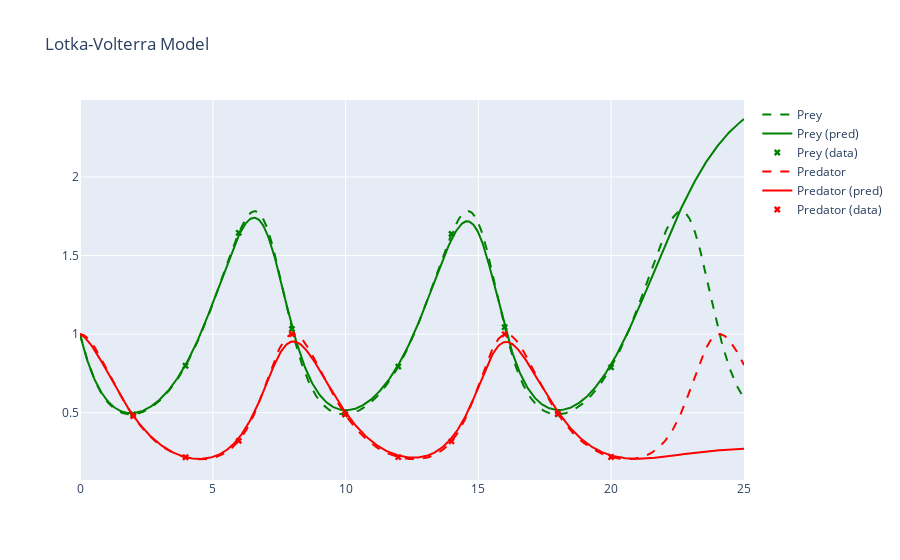
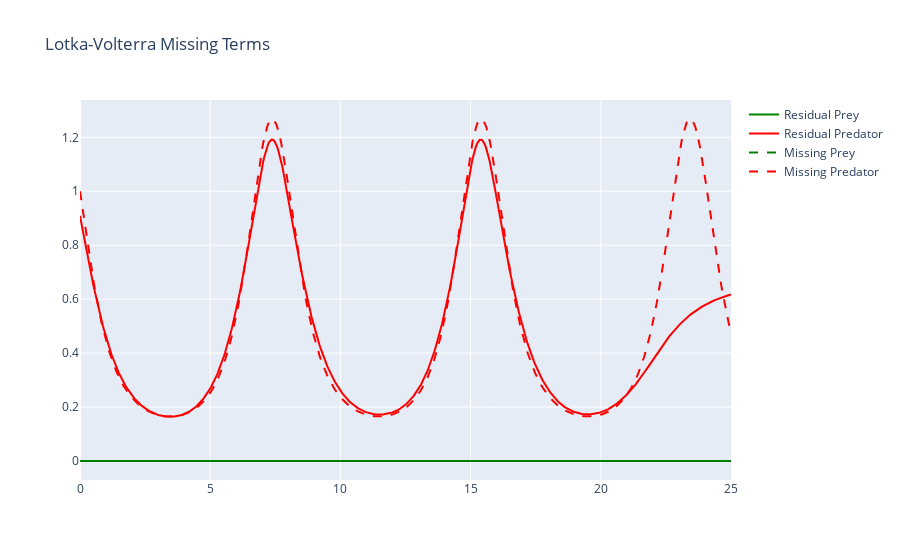

Notebook code cell kept with these figures, in order:
### Code cell
plots = plotter(upinn.u, upinn.G)
plots["Solution"].show()
plots["Missing Terms"].show()

### Figure 1 — Plotly figure (JSON) as saved in the notebook; plotly's stock layout.template omitted (floating-point values rounded to 4 significant figures; data arrays with more than 128 entries replaced by an {"elided": "..."} marker saying what was removed)
{"data": [{"line": {"color": "green", "dash": "dash"}, "mode": "lines", "name": "Prey", "type": "scatter", "x": {"elided": "800 float values"}, "y": {"elided": "800 float values"}}, {"line": {"color": "green"}, "mode": "lines", "name": "Prey (pred)", "type": "scatter", "x": {"elided": "800 float values"}, "y": {"elided": "800 float values"}}, {"marker": {"color": "green", "symbol": "x"}, "mode": "markers", "name": "Prey (data)", "type": "scatter", "x": [2.003, 3.974, 5.976, 7.979, 9.981, 11.98, 13.99, 15.99, 17.99, 19.99], "y": [0.4895, 0.7984, 1.645, 1.032, 0.489, 0.7934, 1.638, 1.044, 0.4889, 0.7885]}, {"line": {"color": "red", "dash": "dash"}, "mode": "lines", "name": "Predator", "type": "scatter", "x": {"elided": "800 float values"}, "y": {"elided": "800 float values"}}, {"line": {"color": "red"}, "mode": "lines", "name": "Predator (pred)", "type": "scatter", "x": {"elided": "800 float values"}, "y": {"elided": "800 float values"}}, {"marker": {"color": "red", "symbol": "x"}, "mode": "markers", "name": "Predator (data)", "type": "scatter", "x": [2.003, 3.974, 5.976, 7.979, 9.981, 11.98, 13.99, 15.99, 17.99, 19.99], "y": [0.4772, 0.2159, 0.3203, 0.9992, 0.4891, 0.2167, 0.3169, 0.9986, 0.4932, 0.2174]}], "layout": {"title": {"text": "Lotka-Volterra Model"}}}

### Figure 2 — Plotly figure (JSON) as saved in the notebook; plotly's stock layout.template omitted (floating-point values rounded to 4 significant figures; data arrays with more than 128 entries replaced by an {"elided": "..."} marker saying what was removed)
{"data": [{"line": {"color": "green"}, "mode": "lines", "name": "Residual Prey", "type": "scatter", "x": {"elided": "800 float values"}, "y": {"elided": "800 int values"}}, {"line": {"color": "red"}, "mode": "lines", "name": "Residual Predator", "type": "scatter", "x": {"elided": "800 float values"}, "y": {"elided": "800 float values"}}, {"line": {"color": "green", "dash": "dash"}, "mode": "lines", "name": "Missing Prey", "type": "scatter", "x": {"elided": "800 float values"}, "y": {"elided": "800 int values"}}, {"line": {"color": "red", "dash": "dash"}, "mode": "lines", "name": "Missing Predator", "type": "scatter", "x": {"elided": "800 float values"}, "y": {"elided": "800 float values"}}], "layout": {"title": {"text": "Lotka-Volterra Missing Terms"}}}
